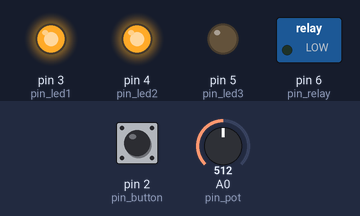
A sketch run on a simulated Arduino Uno, built with avr-gcc and run on an emulated ATmega328P. On the bench: switched loads named in the sketch (green lamp = pin HIGH), output pins drawn as LEDs (lit = HIGH). The inputs (shaded band) are chosen by the test bench; at power-on: A0 (pin_pot) = 512, pin 2 (pin_button) LOW.

Above: at 1.2 s.
1.3 s: A0 (pin_pot) set to 573
2.8 s: A0 (pin_pot) set to 601
At 3.4 s:
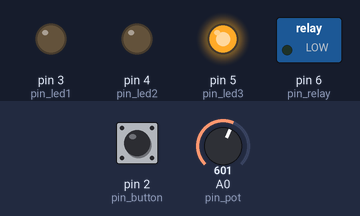
4.3 s: A0 (pin_pot) set to 306
At 4.6 s:
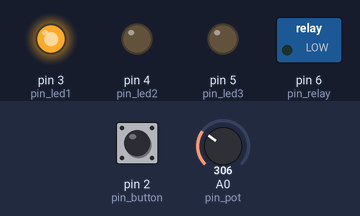
5.8 s: A0 (pin_pot) set to 185
7.3 s: A0 (pin_pot) set to 151
At 8.1 s:
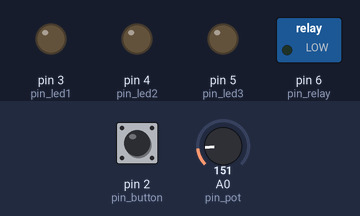
8.8 s: A0 (pin_pot) set to 511
At 9.2 s:
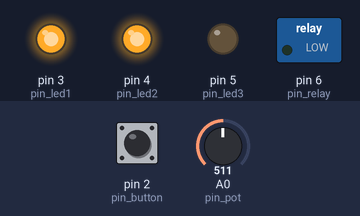
Timing chart, 0 to 11.3 s (numbered marks = the images above; inputs shaded):
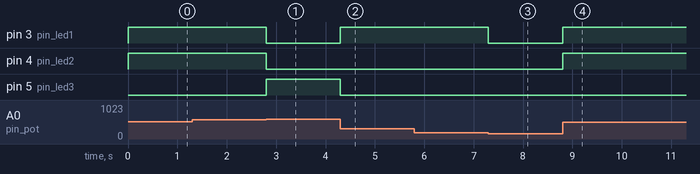

The sketch:

brace_control_board_and_imu.ino
```cpp
//TITLE: brace_control_panel_activation
//AUTHOR: Duncan Stevenson
//PURPOSE: script for controlling the pressure system via control board and IMU detection.

//Control board has 3 LEDs, 1 button, 1 potentiometer.
//3 LEDs are used to show binary number of selection from 1-8.
//Poentiometer controls selection number.
//Button allows for IMU system input to activate the brace, and resets step timer for activation to zero.
//Selection number is configurable through minOutput and stepOutput.

//minOutput is solenoid open time at potentiometer position 0.
//stepOutput is increase for each subsequent potentiometer position.
float minOutput = .1;
float stepOutput = .1;

//Input from the IMU system comes in the form of gait input - integer values for different parts of gait.
//Arduino script counts the steps to give actuation on a regular step.
//This step counter resets to 0 when stopping or standing.
//activateStep configures the consecutive same-foot step after which the device activates.
int activateStep = 4;


int pin_led1 = 3;
int pin_led2 = 4;
int pin_led3 = 5;
int pin_button = 2;
int pin_relay = 6;
int pin_pot = A0;
int rawPotVal = 0;
int pPotVal = 0;
int pPotVal_last = 0;
float solenoidOpen = 0;
int activate = LOW;
int b1 = LOW;
int b2 = LOW;
int b3 = LOW;
int stepCounter = 0;
int byteGaitInput = 0;
int lastGaitByte = 0;
int lastGaitByte2 = 0;
int lastGaitByte3 = 0;


void setup() {
  pinMode(pin_led1, OUTPUT);
  pinMode(pin_led2, OUTPUT);
  pinMode(pin_led3, OUTPUT);
  pinMode(pin_button, INPUT);
  pinMode(pin_relay, OUTPUT);
  Serial.begin(256000);

}

void loop() {
  //sets solenoid open time using the potentiometer
  rawPotVal = analogRead(pin_pot);
  pPotVal = map(rawPotVal, 30, 1000, 0, 7);
  solenoidOpen = minOutput + (pPotVal * stepOutput);


  //uses binary to display value from 1-8
  if (pPotVal != pPotVal_last){
    binaryLED(pPotVal);
  }
  pPotVal_last = pPotVal;


  //start activation run when pressed
  //resets step counter and flips switch variable to true
  int buttonState = digitalRead(pin_button);
  if (buttonState == HIGH) {
    activate = HIGH;
    stepCounter = 0;
  }


  //check for new gait inputs
  //probably better to do with an array but oh well
  if(Serial.available() > 0){
    lastGaitByte3 = lastGaitByte2;
    lastGaitByte2 = lastGaitByte;
    lastGaitByte = byteGaitInput;
    byteGaitInput = Serial.read();
  }


  //detect change from 0 to 1, increment step counter
  if((lastGaitByte == 0) && (byteGaitInput == 1)){
    stepCounter = stepCounter + 1;
  }


  //if switch is flipped to true and the activate step is reached,
  //then activate the solenoid and reset switch and stepcounter
  if ((stepCounter >= activateStep) && (activate == HIGH)){
    activateSolenoid(solenoidOpen*1000);
    activate = LOW;
    stepCounter = 0;
  }
}


void activateSolenoid(int openTime){
  digitalWrite(pin_relay, HIGH);
  delay(openTime);
  digitalWrite(pin_relay, LOW);
}


void binaryLED(int n1) {
  b1 = LOW;
  b2 = LOW;
  b3 = LOW;

  if (n1==1 || n1==3 || n1==5 || n1==7){
    b1=HIGH;
  }
  if (n1==2 || n1==3 || n1==6 || n1==7){
    b2=HIGH;
  }
  if (n1==4 || n1==6 || n1==5 || n1==7){
    b3=HIGH;
  }

  digitalWrite(pin_led1, b1);
  digitalWrite(pin_led2, b2);
  digitalWrite(pin_led3, b3);

}
```

Measured:
- the behaviour switches between 584 and 585 on A0 (pin_pot) (found by bisection; images 0 and 1)
- the behaviour switches between 169 and 168 on A0 (pin_pot) (found by bisection; images 2 and 3)
- after the input at 1.3 s, every drawn part: stays the same
- after the input at 2.8 s, pin 3 (pin_led1), pin 4 (pin_led2): HIGH → LOW at once; pin 5 (pin_led3): LOW → HIGH at once
- after the input at 4.3 s, pin 3 (pin_led1): LOW → HIGH at once; pin 5 (pin_led3): HIGH → LOW at once
- after the input at 5.8 s, every drawn part: stays the same
- after the input at 7.3 s, pin 3 (pin_led1): HIGH → LOW at once
- after the input at 8.8 s, pin 3 (pin_led1), pin 4 (pin_led2): LOW → HIGH at once
